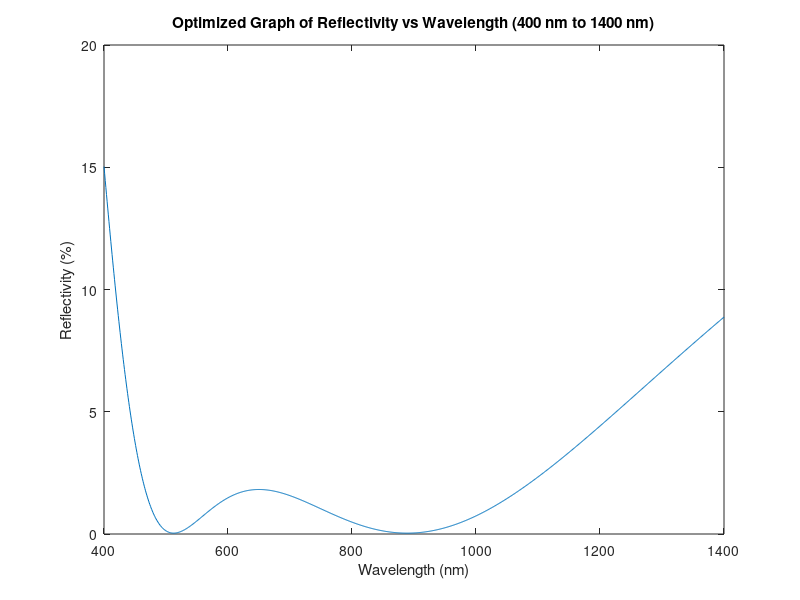

The MATLAB script that drew this image:
j = 1j; 
n_0 = 1;
n_3 = 3.5;
central = 650; 
Lambda_Range = 400:1400;
numLambdas = length(Lambda_Range);
IRRAD_Const = 6.16 * 10^15;
Exp_Const = 2484;

n_1_Start = 1;
n_1_End = 3;
n_2_Start = 1;
n_2_End = 3;
Step_Size = 0.4;
Max_Iteration = 5;


numN1 = ceil((n_1_End - n_1_Start) / Step_Size) + 1;
numN2 = ceil((n_2_End - n_2_Start) / Step_Size) + 1;
Store_n_1 = zeros(1, numN1 * numN2);
Store_n_2 = zeros(1, numN1 * numN2);
Store_Total_Power = zeros(1, numN1 * numN2);


for Iteration = 0:Max_Iteration
    idx = 1;
    for n_1 = n_1_Start:Step_Size:n_1_End
        for n_2 = n_2_Start:Step_Size:n_2_End
            Best_Reflec = zeros(1, numLambdas);
            Store_PWR = zeros(1, numLambdas);
            r01 = (n_0 - n_1)/(n_0 + n_1);
            r12 = (n_1 - n_2)/(n_1 + n_2);
            r2S = (n_2 - n_3)/(n_2 + n_3);
            t01 = 2 * n_0 / (n_0 + n_1);
            t12 = 2 * n_1 / (n_1 + n_2);
            t2S = 2 * n_2 / (n_2 + n_3);
            Q01 = (1/t01) * [1 r01; r01 1];
            Q12 = (1/t12) * [1 r12; r12 1];
            Q2S = (1/t2S) * [1 r2S; r2S 1];

            for i = 1:numLambdas
                Lambda = Lambda_Range(i);
                Delta = (pi/2) * (central / Lambda);
                P = [exp(j * Delta) 0; 0 exp(-j * Delta)];
                T = Q01 * P * Q12 * P * Q2S;
                Gamma = T(2,1) / T(1,1);
                Tau = 1 / T(1,1);
                Trans = (abs(Tau)^2) / (n_0 / n_3);
                Reflectance = abs(Gamma)^2;
                IRRAD = IRRAD_Const / ((Lambda^5) * (exp(Exp_Const / Lambda) - 1));
                Power = Trans * IRRAD;
                Store_PWR(i) = Power;
                Best_Reflec(i) = Reflectance;
            end
            PowerSum = sum(Store_PWR);
            Store_n_1(idx) = n_1;
            Store_n_2(idx) = n_2;
            Store_Total_Power(idx) = PowerSum;
            idx = idx + 1;
        end
    end
    [Best_Power, Pos] = max(Store_Total_Power);
    Best_n_1 = Store_n_1(Pos);
    Best_n_2 = Store_n_2(Pos);
    if Iteration < 5
        n_1_Start = max(Best_n_1 - Step_Size * 2, 1);
        n_1_End = min(Best_n_1 + Step_Size * 2, n_1_End);
        n_2_Start = max(Best_n_2 - Step_Size * 2, 1);
        n_2_End = min(Best_n_2 + Step_Size * 2, n_2_End);
        Step_Size = max(Step_Size / 2, 0.01);
    end
end

figure(1)
plot(Lambda_Range, Best_Reflec * 100);
title('Optimized Graph of Reflectivity vs Wavelength (400 nm to 1400 nm)');
xlabel('Wavelength (nm)');
ylabel('Reflectivity (%)');
xlim([400, 1400]);

fprintf(' Optimal n_1 = %.2f', Best_n_1);
fprintf('\n Optimal n_2 = %.2f', Best_n_2);
fprintf('\n Total Power in Watts = %.4f\n', Best_Power);
